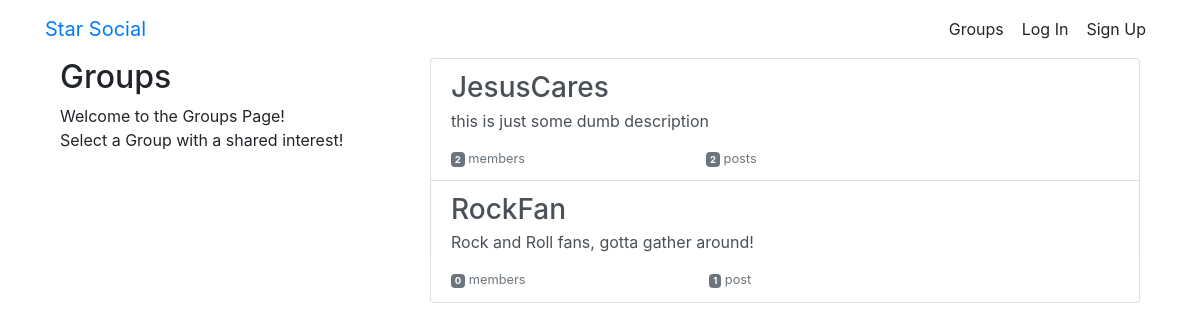
The page /groups/ on the database as committed earlier.
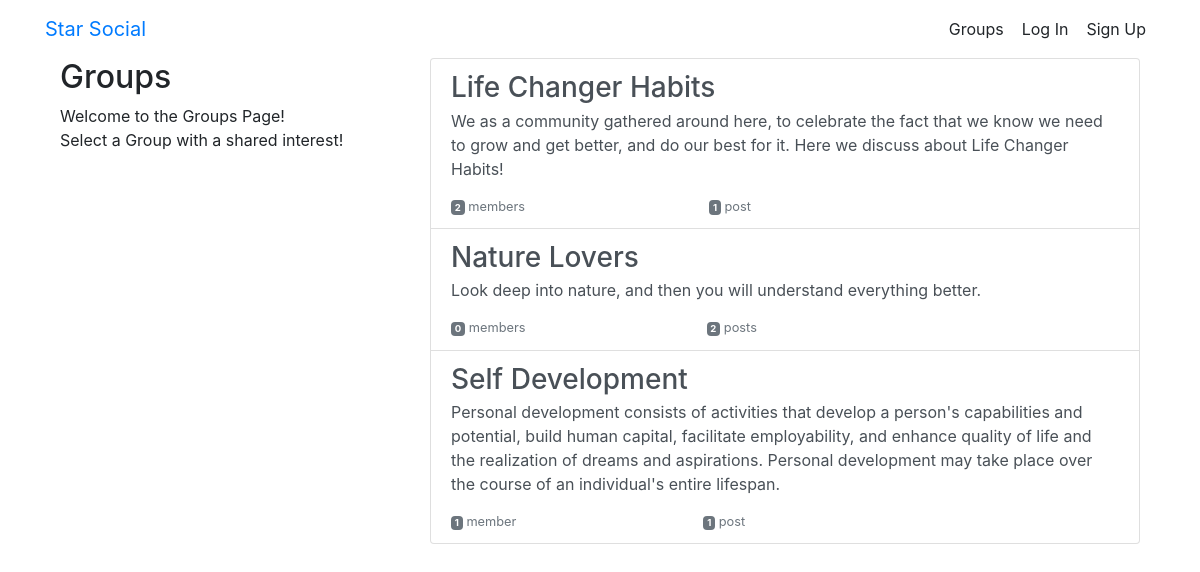
The same page on the database as committed later.
### groups/models.py (models this page shows, shortened)
class Group(models.Model):
    name = models.CharField(max_length=255, unique=True)
    slug = models.SlugField(allow_unicode=True, unique=True)
    description = models.TextField(blank=True, default='')
    description_html = models.TextField(editable=False, default='', blank=True)
    members = models.ManyToManyField(User,through="GroupMember")
    class Meta:
        ordering = ["name"]

### groups/views.py (the view)
# urls.py: path('', views.ListGroups.as_view(), name="all"),
class ListGroups(ListView):
	model = Group

### groups/templates/groups/group_list.html (shortened to what this page needs)
{% extends "groups/group_base.html" %}
{% block pregroup %}
<div class="col-md-4">
	<div class="content">
			<h2>Groups</h2>
			<p>Welcome to the Groups Page! <br>Select a Group with a shared interest!</p>
	</div>
</div>
{% endblock %}
{% block group_content %}
<div class="col-md-8">
	<div class="list-group">
		{% for group in object_list %}
		<a href="{% url 'groups:single' slug=group.slug %}"
		class="list-group-item list-group-item-action flex-column align-items-start">
			<h3 class="mb-1">{{ group.name }}</h3>
			<p class="mb-1">{{ group.description_html|safe }}</p>
			<div class="d-flex w-40 justify-content-between">
				<small class="text-muted"><span class="badge badge-secondary">
					{{ group.members.count }}</span> member{{ group.members.count|pluralize }}</small>
				<small class="text-muted"><span class="badge badge-secondary">
					{{ group.posts.count }}</span> post{{ group.posts.count|pluralize }}</small>
			</div>
		</a>
		{% endfor %}
	</div>
</div>
{% endblock %}

### groups/templates/groups/group_base.html (shortened to what this page needs)
{% extends "base.html" %}
{% block content %}
<div class="container">
  <div class="row">
    {% block pregroup %}{% endblock %}
    {% block group_content %}{% endblock %}
  </div>
</div>
{% endblock %}

### templates/base.html (shortened to what this page needs)
<!DOCTYPE html>
{% load static %}
<html lang="en">
<head>
	<link rel="stylesheet" href="https://cdn.jsdelivr.net/npm/bootstrap@4.6.0/dist/css/bootstrap.min.css">
	<link rel="stylesheet" href="{% static 'social_media/css/master.css' %}">
</head>
<body>
	<nav class="navbar navbar-expand-lg mynav" role="navigation" id="navbar">
		<div class="container">
	        <div class="navbar-nav align-items-center">
	          <a class="navbar-brand mynav" href="{% url 'home' %}">Star Social</a>
	        </div>
	        <div class="navbar-nav ml-auto">
			{% if user.is_authenticated %}
				<a class="nav-item nav-link btn btn-simple" href="{% url 'posts:create' %}">Post</a>
				<a class="nav-item nav-link btn btn-simple" href="{% url 'groups:all' %}">Groups</a>
				<a class="nav-item nav-link btn btn-simple" href="{% url 'groups:create' %}">Create Group</a>
				<a class="nav-item nav-link btn btn-simple" href="{% url 'accounts:logout' %}">Log Out</a>
			{% else %}
				<a class="nav-item nav-link btn btn-simple" href="{% url 'groups:all' %}">Groups</a>
				<a class="nav-item nav-link btn btn-simple" href="{% url 'accounts:login' %}">Log In</a>
				<a class="nav-item nav-link btn btn-simple" href="{% url 'accounts:signup' %}">Sign Up</a>
			{% endif %}
	        </div>
		</div>
	</nav>
	<div class="container mycontent">
		{% block content %}
		{% endblock %}
	</div>
</body>
</html>

Rows that differ between the two databases and show on the page:
removed Group: name "JesusCares", description_html "this is just some dumb description", members.count "2", posts.count "2"
removed Group: name "RockFan", description_html "Rock and Roll fans, gotta gather around!", members.count "0", posts.count "1"
added Group: name "Life Changer Habits", description_html "We as a community gathered around here, to celebrate the fact that we know we need to grow and get better, and do our best for it. Here we discuss about Life Changer Habits!", members.count "2", posts.count "1"
added Group: name "Nature Lovers", description_html "Look deep into nature, and then you will understand everything better.", members.count "0", posts.count "2"
added Group: name "Self Development", description_html "Personal development consists of activities that develop a person's capabilities and potential, build human capital, facilitate employability, and enhance quality of life and the realization of dreams and aspirations. Personal development may take place over the course of an individual's entire lifespan.", members.count "1", posts.count "1"
